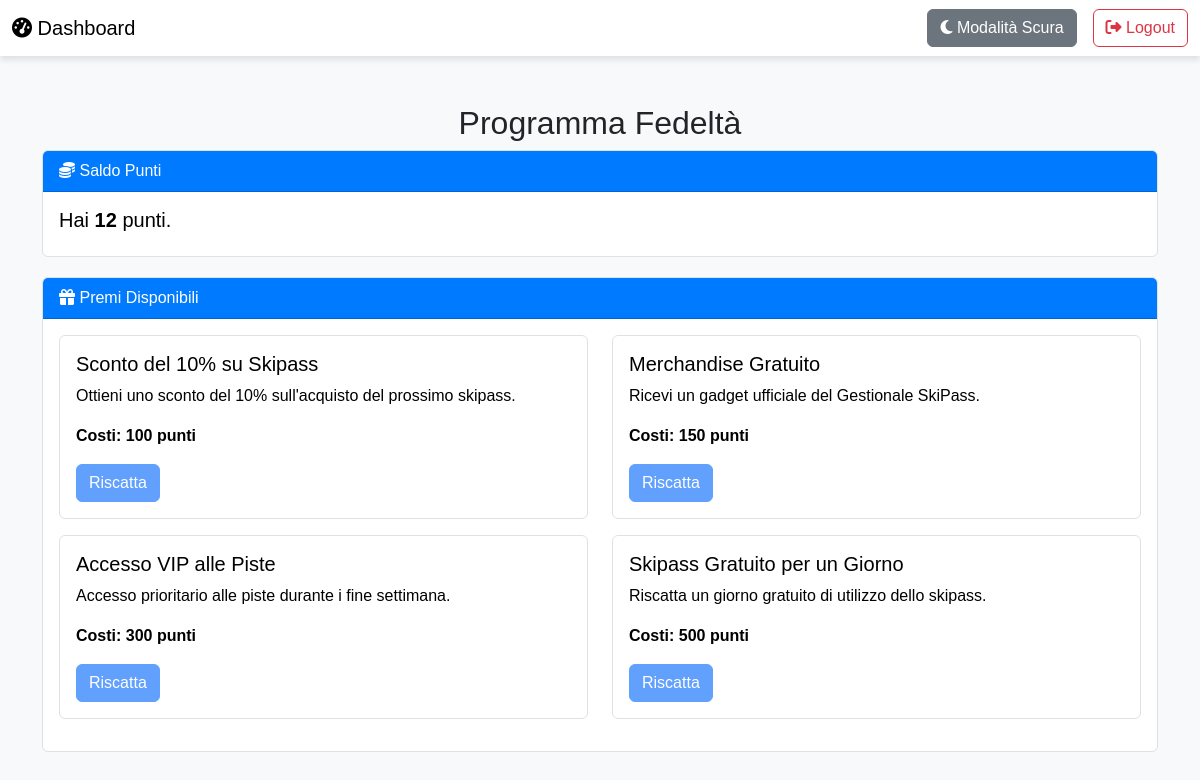
Page /fidelty_program.php (signed in) on the committed database.
### tables this page shows
CREATE TABLE `users` (
  `id` int(11) NOT NULL,
  `name` varchar(100) NOT NULL,
  `surname` varchar(100) NOT NULL,
  `date_of_birth` date NOT NULL,
  `username` varchar(100) NOT NULL,
  `email` varchar(100) NOT NULL,
  `phone_number` varchar(15) NOT NULL,
  `password` varchar(255) NOT NULL,
  `role` varchar(50) NOT NULL,
  `created_at` timestamp NOT NULL DEFAULT current_timestamp(),
  `points` int(11) NOT NULL DEFAULT 0
);

CREATE TABLE `rewards` (
  `id` int(11) NOT NULL,
  `name` varchar(100) NOT NULL,
  `description` text DEFAULT NULL,
  `points_cost` int(11) NOT NULL
);

### fidelty_program.php (the view, shortened to what this page needs)
<?php
$user_id = $_SESSION['id'];
$servername = "localhost";
$username = "root";
$password = "";
$dbname = "skipassmanagement";
$conn = new mysqli($servername, $username, $password, $dbname);
$conn->set_charset("utf8");
$points_query = "SELECT points FROM users WHERE id = ?";
$stmt = $conn->prepare($points_query);
$stmt->bind_param("i", $user_id);
$stmt->execute();
$stmt->bind_result($points);
$rewards_query = "SELECT id, name, description, points_cost FROM rewards ORDER BY points_cost ASC";
$stmt = $conn->prepare($rewards_query);
$stmt->execute();
$rewards_result = $stmt->get_result();
$rewards_data = [];
if ($rewards_result && $rewards_result->num_rows > 0) {
    while ($row = $rewards_result->fetch_assoc()) {
        $rewards_data[] = $row;
    }
}
?>
<!DOCTYPE html>
<html lang="it">
<head>
    <link href="https://cdn.jsdelivr.net/npm/bootstrap@5.3.0/dist/css/bootstrap.min.css" rel="stylesheet">
    <link rel="stylesheet" href="https://cdnjs.cloudflare.com/ajax/libs/font-awesome/6.4.0/css/all.min.css">
</head>
<body>
<nav class="navbar navbar-expand-lg navbar-light">
    <div class="container-fluid">
        <a class="navbar-brand" href="dashboard.php"><i class="fas fa-tachometer-alt"></i> Dashboard</a>
        <div class="collapse navbar-collapse" id="navbarNav">
            <ul class="navbar-nav ms-auto">
                <li class="nav-item me-3">
                    <button id="toggle-dark-mode" class="btn btn-secondary">
                        <i id="dark-mode-icon" class="fas fa-moon"></i>
                        Modalità Scura
                    </button>
                </li>
                <li class="nav-item">
                    <a class="btn btn-outline-danger" href="logout.php"><i class="fas fa-sign-out-alt"></i> Logout</a>
                </li>
            </ul>
        </div>
    </div>
</nav>
<div class="container mt-5">
    <h2 class="text-center">Programma Fedeltà</h2>
    <div class="card">
        <div class="card-header">
            <i class="fas fa-coins"></i> Saldo Punti
        </div>
        <div class="card-body">
            <h5>Hai <strong><?= htmlspecialchars($points); ?></strong> punti.</h5>
        </div>
    </div>
    <div class="card">
        <div class="card-header">
            <i class="fas fa-gift"></i> Premi Disponibili
        </div>
        <div class="card-body">
            <?php if (count($rewards_data) > 0): ?>
                <div class="row">
                    <?php foreach ($rewards_data as $reward): ?>
                        <div class="col-md-6">
                            <div class="card mb-3">
                                <div class="card-body">
                                    <h5 class="card-title"><?= htmlspecialchars($reward['name']); ?></h5>
                                    <p class="card-text"><?= htmlspecialchars($reward['description']); ?></p>
                                    <p class="card-text"><strong>Costi: <?= htmlspecialchars($reward['points_cost']); ?> punti</strong></p>
                                    <form method="POST" action="fidelty_program.php">
                                        <button type="submit" class="btn btn-primary <?= ($points < $reward['points_cost']) ? 'disabled' : '' ?>">
                                            Riscatta
                                        </button>
                                    </form>
                                </div>
                            </div>
                        </div>
                    <?php endforeach; ?>
                </div>
            <?php else: ?>
                <p>Nessun premio disponibile al momento.</p>
            <?php endif; ?>
        </div>
    </div>
</div>
</body>
</html>

### fidelty_program.php (style rules this page uses)
body { background-color: #f8f9fa; font-family: 'Arial', sans-serif; transition: background-color 0.3s, color 0.3s; }
.navbar { background-color: #ffffff; box-shadow: 0 4px 6px rgba(0, 0, 0, 0.1); }
.card { background-color: #ffffff; color: #000000; border: 1px solid #dee2e6; margin-bottom: 20px; }
.card-header { background-color: #007bff; color: #ffffff; }
.btn-primary { background-color: #007bff; border-color: #007bff; }

### rows in the picture
users: points "12"
rewards: name "Sconto del 10% su Skipass", description "Ottieni uno sconto del 10% sull'acquisto del prossimo skipass.", points_cost "100"
rewards: name "Merchandise Gratuito", description "Ricevi un gadget ufficiale del Gestionale SkiPass.", points_cost "150"
rewards: name "Accesso VIP alle Piste", description "Accesso prioritario alle piste durante i fine settimana.", points_cost "300"
rewards: name "Skipass Gratuito per un Giorno", description "Riscatta un giorno gratuito di utilizzo dello skipass.", points_cost "500"
